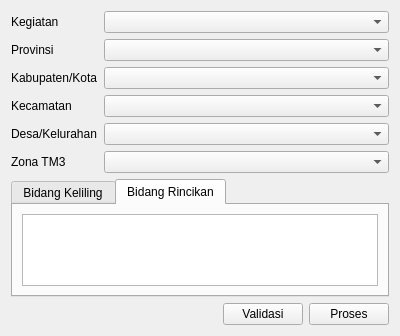
<?xml version="1.0" encoding="UTF-8"?>
<ui version="4.0">
 <class>Form</class>
 <widget class="QWidget" name="Form">
  <property name="geometry">
   <rect>
    <x>0</x>
    <y>0</y>
    <width>400</width>
    <height>300</height>
   </rect>
  </property>
  <property name="windowTitle">
   <string>Form</string>
  </property>
  <layout class="QVBoxLayout" name="verticalLayout">
   <item>
    <layout class="QVBoxLayout" name="verticalLayout_9">
     <item>
      <layout class="QFormLayout" name="formLayout_2">
       <item row="0" column="0">
        <widget class="QLabel" name="label_4">
         <property name="text">
          <string>Kegiatan</string>
         </property>
        </widget>
       </item>
       <item row="0" column="1">
        <widget class="QComboBox" name="combo_kegiatan_2"/>
       </item>
       <item row="1" column="0">
        <widget class="QLabel" name="label_provinsi_2">
         <property name="text">
          <string>Provinsi</string>
         </property>
        </widget>
       </item>
       <item row="1" column="1">
        <widget class="QComboBox" name="combo_provinsi_2"/>
       </item>
       <item row="2" column="0">
        <widget class="QLabel" name="label_kabupaten_2">
         <property name="text">
          <string>Kabupaten/Kota</string>
         </property>
        </widget>
       </item>
       <item row="2" column="1">
        <widget class="QComboBox" name="combo_kabupaten_2"/>
       </item>
       <item row="3" column="0">
        <widget class="QLabel" name="label_kecamatan_2">
         <property name="text">
          <string>Kecamatan</string>
         </property>
        </widget>
       </item>
       <item row="3" column="1">
        <widget class="QComboBox" name="combo_kecamatan_2"/>
       </item>
       <item row="4" column="0">
        <widget class="QLabel" name="label_kelurahan_2">
         <property name="text">
          <string>Desa/Kelurahan</string>
         </property>
        </widget>
       </item>
       <item row="4" column="1">
        <widget class="QComboBox" name="combo_kelurahan_2"/>
       </item>
       <item row="5" column="1">
        <layout class="QHBoxLayout" name="horizontalLayout_5">
         <item>
          <widget class="QComboBox" name="combo_tm3_2"/>
         </item>
        </layout>
       </item>
       <item row="5" column="0">
        <widget class="QLabel" name="label_7">
         <property name="text">
          <string>Zona TM3</string>
         </property>
        </widget>
       </item>
      </layout>
     </item>
     <item>
      <widget class="QTabWidget" name="tabWidget_2">
       <property name="currentIndex">
        <number>1</number>
       </property>
       <widget class="QWidget" name="bidang_keliling">
        <attribute name="title">
         <string>Bidang Keliling</string>
        </attribute>
        <layout class="QVBoxLayout" name="verticalLayout_11">
         <item>
          <widget class="QTableWidget" name="tabel_desain_2"/>
         </item>
        </layout>
       </widget>
       <widget class="QWidget" name="bidang_rincikan">
        <attribute name="title">
         <string>Bidang Rincikan</string>
        </attribute>
        <layout class="QVBoxLayout" name="verticalLayout_12">
         <item>
          <widget class="QTableWidget" name="tabel_desain_3"/>
         </item>
        </layout>
       </widget>
      </widget>
     </item>
     <item>
      <layout class="QHBoxLayout" name="horizontalLayout_6">
       <item>
        <spacer name="horizontalSpacer">
         <property name="orientation">
          <enum>Qt::Horizontal</enum>
         </property>
         <property name="sizeHint" stdset="0">
          <size>
           <width>40</width>
           <height>20</height>
          </size>
         </property>
        </spacer>
       </item>
       <item>
        <widget class="QPushButton" name="btn_validasi_2">
         <property name="text">
          <string>Validasi</string>
         </property>
        </widget>
       </item>
       <item>
        <widget class="QPushButton" name="btn_proses_2">
         <property name="text">
          <string>Proses</string>
         </property>
        </widget>
       </item>
      </layout>
     </item>
    </layout>
   </item>
  </layout>
 </widget>
 <resources/>
 <connections/>
</ui>
